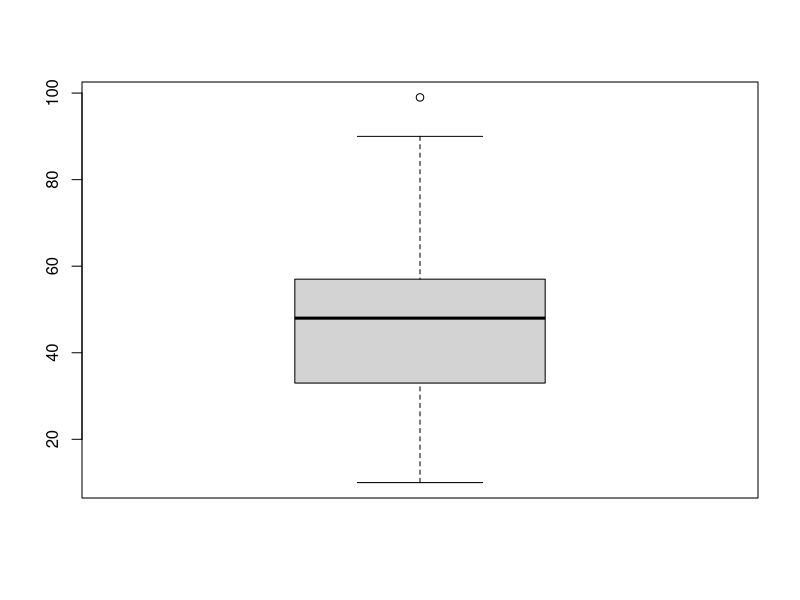

Write the R code that produced this figure.
# Title     : TODO
# Objective : TODO
# Created by: justk
# Created on: 2021-05-09

score <- scan('./chapter4/score.txt')
stem(score)
summary(score)
boxplot(score)